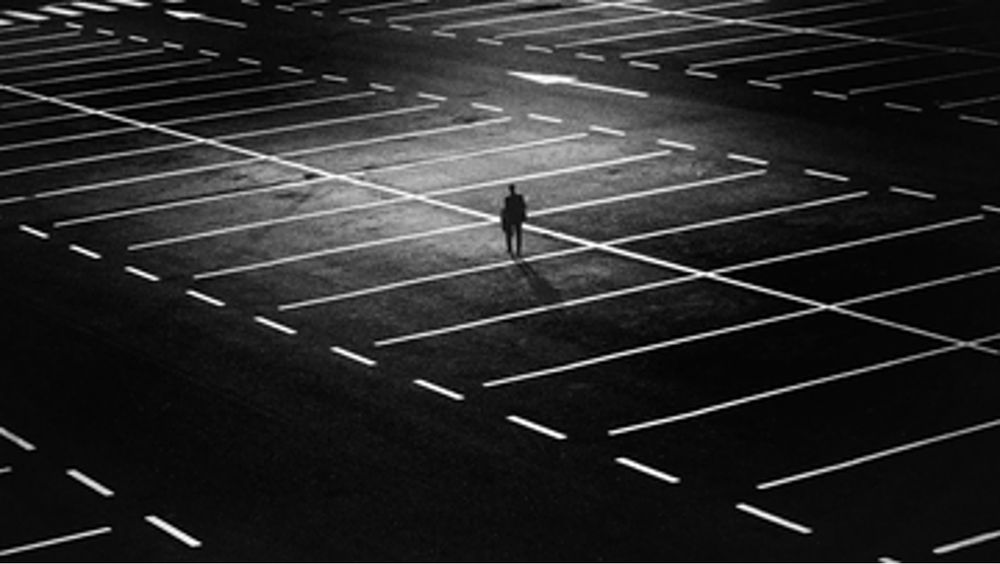
#> input picture hw3/lines.png, 1000 x 564 px, shrunk from 1407 x 794 before the run
$ python Hough.py
#> lines starting #> are read from the running program, lines starting #| are printed output that depends on the picture
import cv2, numpy as np, os, json
from itertools import product

def hough(_rho, _theta, _threshold):
    img_lines = img.copy()
    lines = cv2.HoughLines(edges, _rho, _theta, _threshold)
    if lines is None: return img_lines, 0
    num_lines = len(lines)
    for line in lines:
        rho, theta = line[0]
        a = np.cos(theta)
        b = np.sin(theta)
        x0 = a * rho
        y0 = b * rho
        x1 = int(x0 + l * (-b))
        y1 = int(y0 + l * (a))
        x2 = int(x0 - l * (-b))
        y2 = int(y0 - l * (a))
        cv2.line(img_lines, (x1, y1), (x2, y2), (0, 0, 255), 2)
    return img_lines, num_lines

if __name__ == '__main__':
    result_path = "HoughResult"
    if not os.path.exists(result_path): os.makedirs(result_path)
    img = cv2.imread('lines.png')
#> img is the input picture: shape (564, 1000, 3); min 0, max 255, mean 40.4
    l = 2*max(img.shape)
#> l = 2000
    gray = cv2.cvtColor(img, cv2.COLOR_BGR2GRAY)
    edges = cv2.Canny(gray, 80, 220, apertureSize=3)
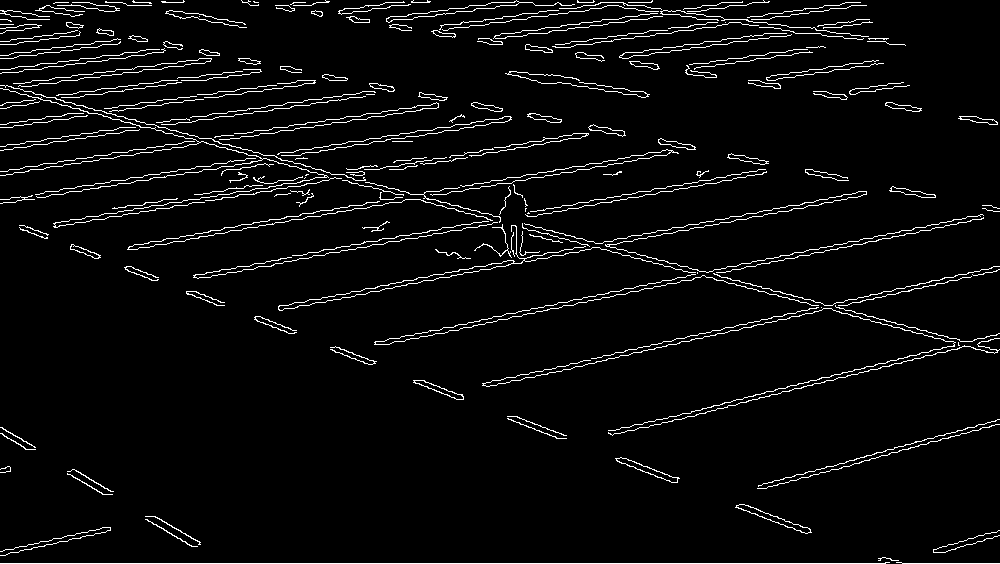
#> edges: shape (564, 1000); 4.5% white in thin lines or dots
    data_idx = {}
    for rho, _theta, threshold in product(range(1, 6), range(1, 6), range(170, 250, 20)):
        theta = _theta * np.pi / 180
        img_name = f"rho={rho};_theta={_theta};threshold={threshold}.jpg"
        img_lines, line_count = hough(rho, theta, threshold)
        cv2.imwrite(os.path.join(result_path, img_name), img_lines)
        data_idx[img_name] = line_count
#> this loop made 100 passes
#> (num_lines in hough, line_count) on passes 1 to 12: (44, 44), (33, 33), (26, 26), (18, 18), (27, 27), (18, 18), (14, 14), (9, 9), (23, 23), (17, 17), (15, 15), (10, 10)
#> (lines in hough, num_lines in hough, line_count) on passes 14 to 16: ([[264, 1.4], [268, 1.4], [566, 1.33]], 3, 3), ([[264, 1.4], [268, 1.4]], 2, 2), ([[264, 1.4], [268, 1.4]], 2, 2)
#> pass 1, `img_lines, line_count = hough(rho, theta, threshold)`:
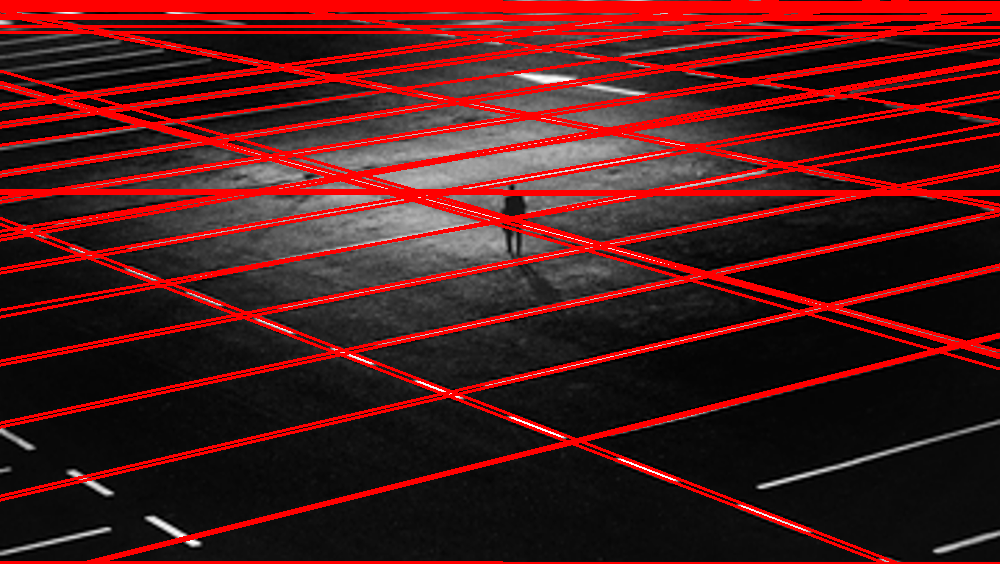
#> img_lines: shape (564, 1000, 3); mean B, G, R 25.9, 25.9, 78.6
#> pass 2, `img_lines, line_count = hough(rho, theta, threshold)`:
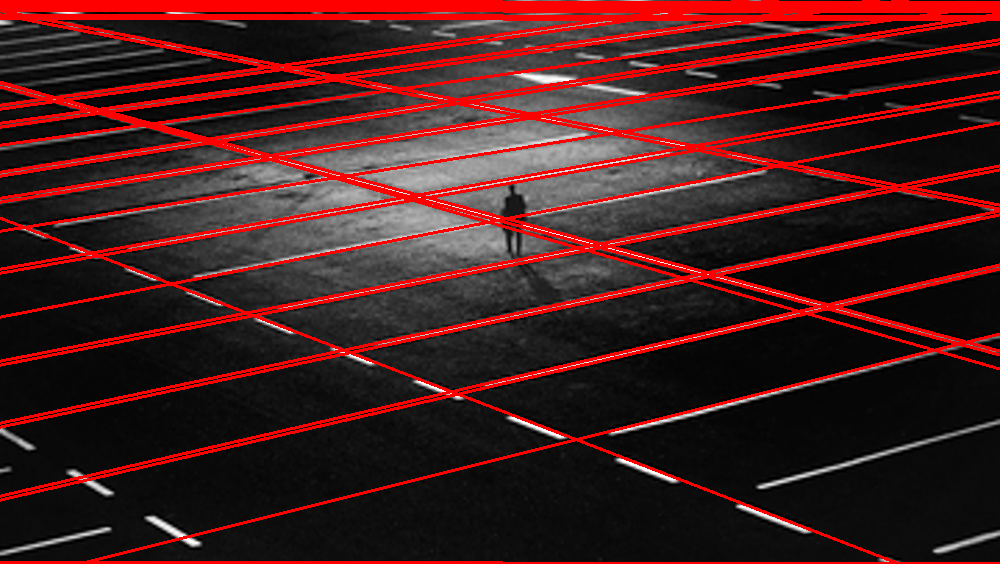
#> img_lines: shape (564, 1000, 3); mean B, G, R 28.7, 28.7, 70.2
#> pass 3, `img_lines, line_count = hough(rho, theta, threshold)`:
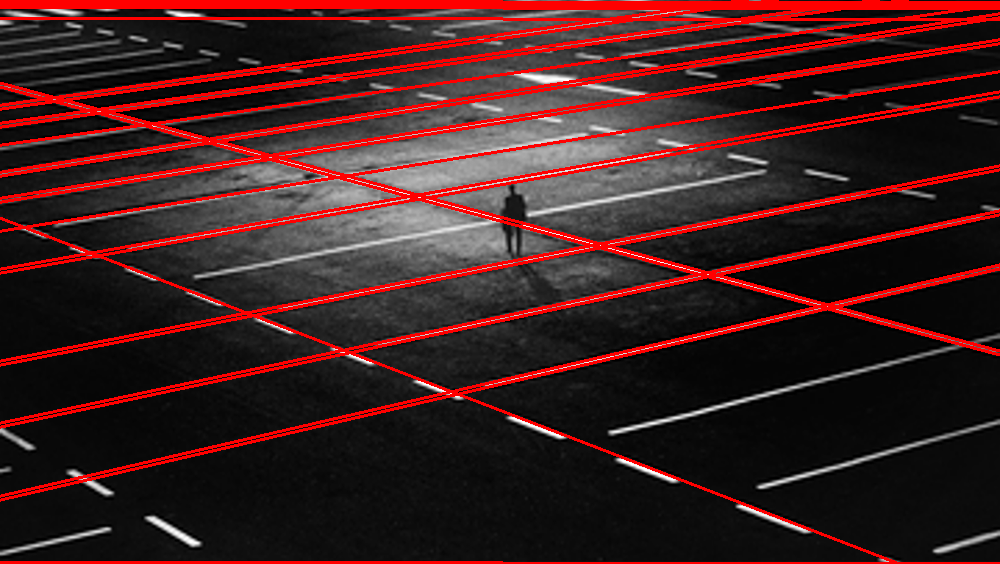
#> img_lines: shape (564, 1000, 3); mean B, G, R 30.8, 30.8, 64.1
#> after the loop, data_idx = 100 items
    with open(os.path.join(result_path, "index.json"), "w", encoding="utf-8") as f:
        json.dump(data_idx, f, indent=4, ensure_ascii=False)
